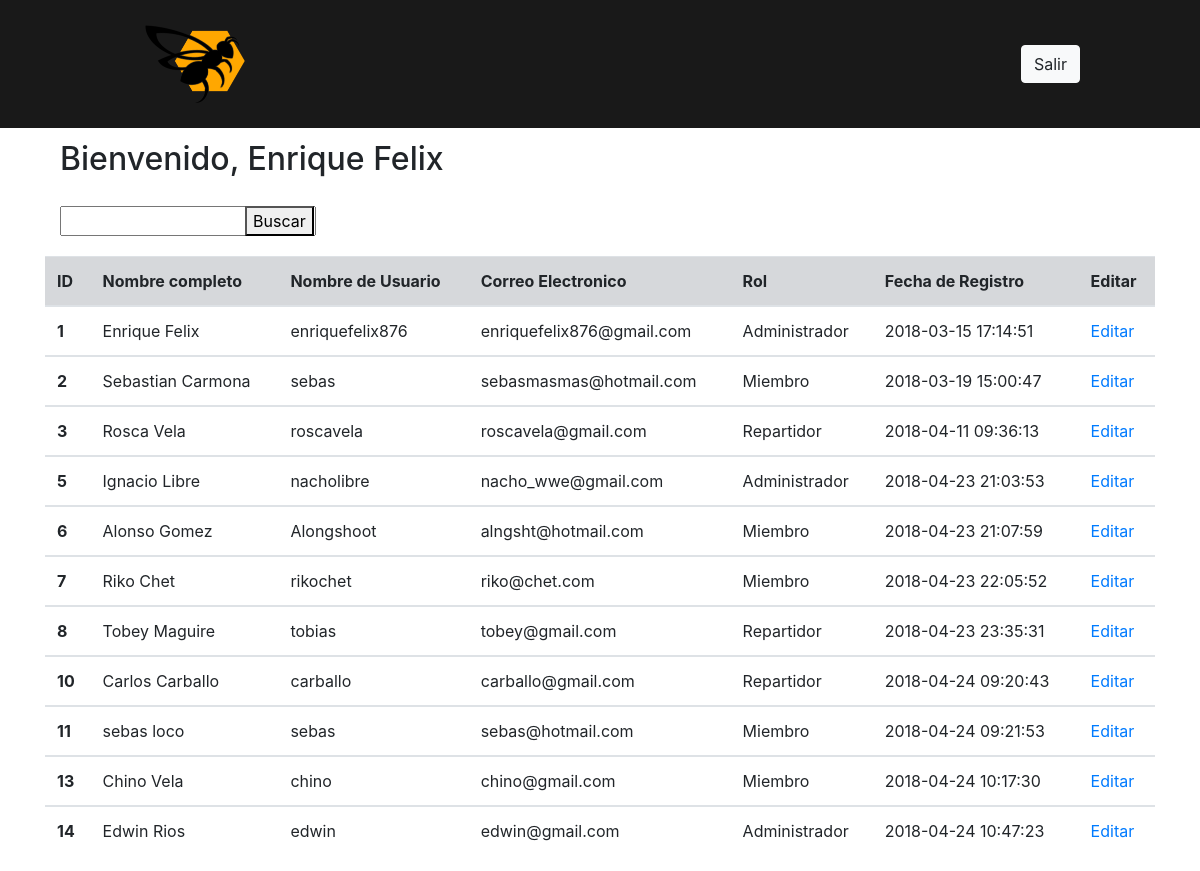
Page /home.php (signed in) on the earlier database version.
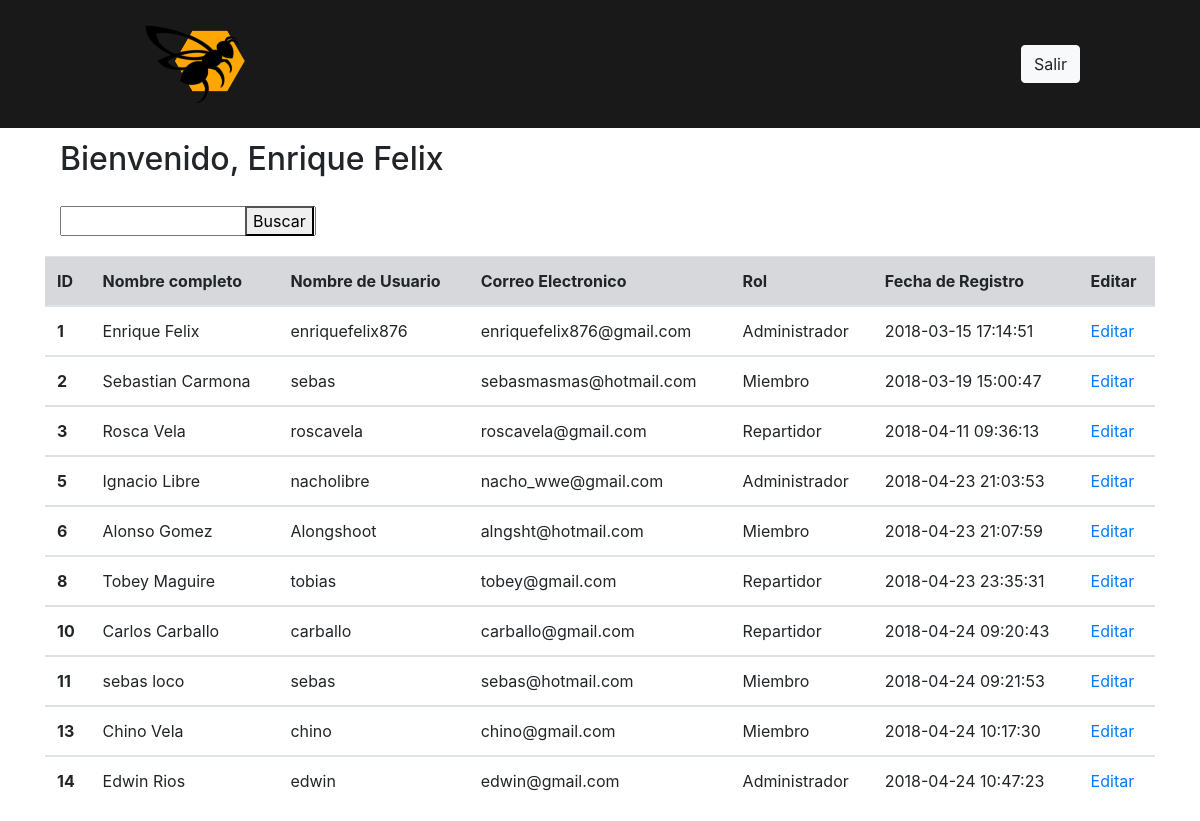
Same page on the later database version.
### tables this page shows
CREATE TABLE `user` (
  `id` int(11) NOT NULL,
  `fullname` varchar(500) NOT NULL,
  `username` varchar(100) NOT NULL,
  `email` varchar(255) NOT NULL,
  `password` varchar(255) NOT NULL,
  `rol` enum('Miembro','Administrador','Repartidor') NOT NULL DEFAULT 'Miembro',
  `phonenumber` varchar(100) DEFAULT NULL,
  `created_at` datetime NOT NULL
);

### includes/list_of_members.php (the view)
<?php
include "php/conexion.php";
$sql= "select * from user";
$query = $con->query($sql);
?>
<div class="container" style="padding-top:20px; padding-bottom: 20px">
  <div class="row">
    <div class="col-2">
      <input type="text">
    </div>
    <div class="col">
      <button type="submit">Buscar</button>
    </div>
  </div>
</div>
<table class="table">
  <thead>
    <tr class="table-secondary">
      <th scope="col">ID</th>
      <th scope="col">Nombre completo</th>
      <th scope="col">Nombre de Usuario</th>
      <th scope="col">Correo Electronico</th>
      <th scope="col">Rol</th>
      <th scope="col">Fecha de Registro</th>
      <th scope="col">Editar</th>
    </tr>
  </thead>
<?php
    while($datos=$query->fetch_array()){
?>
    <tbody>
    <tr class¨="table-primary">
      <th scope="row"> <?php echo $datos["id"]?> </th>
      <td> <?php echo $datos["fullname"]?> </td>
      <td> <?php echo $datos["username"]?> </td>
      <td> <?php echo $datos["email"]?> </td>
      <td> <?php echo $datos["rol"]?> </td>
      <td> <?php echo $datos["created_at"]?> </td>
      <td> <a href="./info_usuario_admin.php?id=<?php echo $datos["id"]?>"> Editar</td></a>
    </tr>
    </tbody>
    <?php
    }
    ?>
</table>

### includes/info_user.php (shortened to what this page needs)
<div class="container">
<?php
include "php/conexion.php";
$sql= "select * from user where id = \"$_SESSION[user_id]\"";
$query = $con->query($sql);
while($datos=$query->fetch_array()){
    $nombreCompleto = $datos["fullname"];
}
?>
<div class="container">
    <div class="row">
        <div class="col">
            <h2 style="padding-top:140px;">Bienvenido, <?php echo $nombreCompleto?></h2>
        </div>
        <div class="col text-right">
        </div>
    </div>
</div>
<?php
switch ($_SESSION["user_rol"]) {
    case "Administrador":
    include('list_of_members.php');
        break;
}
?>
</div>

Differences in the rows shown:
removed user: id "7", fullname "Riko Chet", username "rikochet", email "riko@chet.com", rol "Miembro", created_at "2018-04-23 22:05:52"
